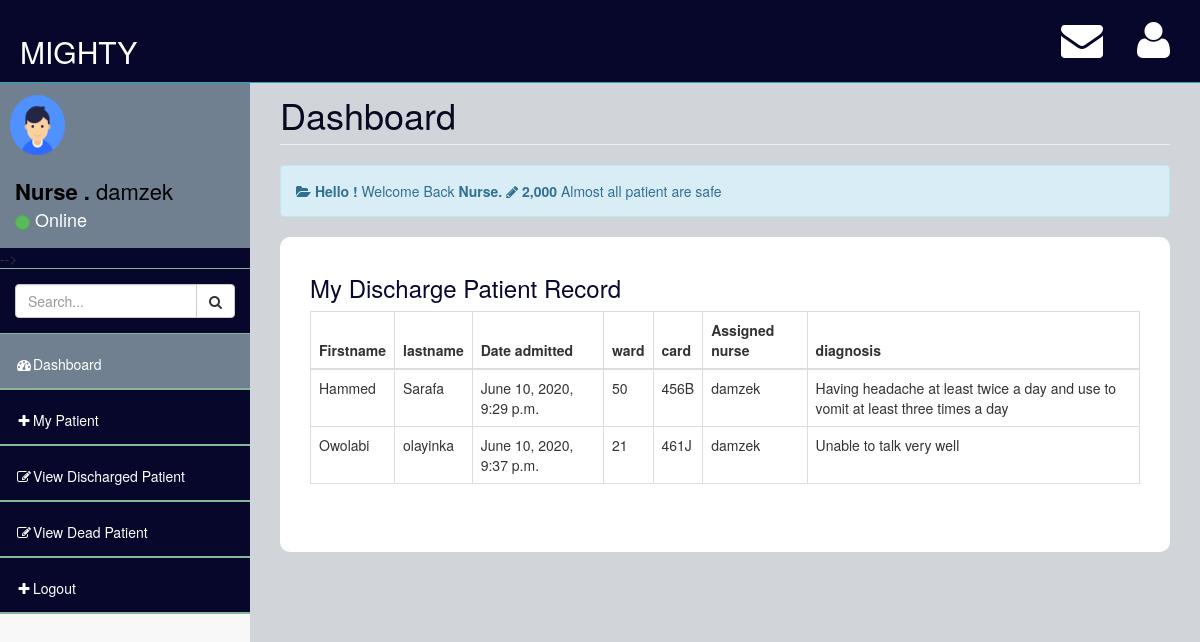
The app's page /Data/Nurse/MyDischargePatient (signed in) with its own data.
### Data/models.py (models this page shows, shortened)
class Nurse(models.Model):
    username = models.CharField(max_length=255,null=True)
    firstname=models.CharField(max_length=255,null=True,blank=True)
    lastname=models.CharField(max_length=255,null=True,blank=True)
    email=models.EmailField()
    password =models.CharField(max_length=255,null=True,blank=True)
    def __str__(self):
        return self.username

class AssignPatient(models.Model):
    date_added =models.DateTimeField(auto_now_add=True)
    ward = models.CharField(max_length=255)
    patient = models.ForeignKey(Patient, related_name='patient', on_delete=models.CASCADE,null=True)
    nurse = models.ForeignKey(Nurse, related_name='nurse',on_delete=models.CASCADE,null=True)
    Discharge = models.IntegerField(default=0)
    Death = models.IntegerField(default=0)
    date_discharged= models.DateTimeField(auto_now_add=True)

class Patient(models.Model):
    firstname=models.CharField(max_length=255,null=True,blank=True)
    lastname=models.CharField(max_length=255,null=True,blank=True)
    Next_of_kin=models.CharField(max_length=255,null=True,blank=True)
    card =models.CharField(max_length=255,null=True,blank=True)
    date_admitted = models.DateTimeField(auto_now_add=True)
    symptoms = models.TextField(max_length=255)
    possible_diagnosis =models.CharField(max_length=255)

### Data/views.py (the view)
# urls.py: path('Nurse/MyDischargePatient',views.MyDischargePatient,name='MyDischargePatient'),
def MyDischargePatient(request):
    nurse = request.session.get('nurse_id')
    nm = ''
    nm = Nurse.objects.get(id=nurse)
    nurse_name= nm.username
    patient= AssignPatient.objects.filter(nurse_id=nurse,Death=0,Discharge=1)
    return render(request,'Nurse/ViewDischargedPatient.html',{'patient':patient,'nurse':nurse,'nurse_name':nurse_name})

### Data/templates/Nurse/ViewDischargedPatient.html
{% extends "Nurse/Nurse_base.html" %}
{% load static %}
{% block content %}
{% if patient %}
    <div class="jumbotron" style="background-color: white;border-radius:10px;">
   <h3 style="color:rgb(8, 8, 49);margin-top:-10px">My Discharge Patient Record</h3>
  <table class="table table-hover table-responsive table-bordered">
    <thead>
         <tr>
        <th>Firstname</th>
        <th>lastname</th>
        <th>Date admitted</th>
        <th>ward</th>
        <th>card</th>
        <th>Assigned nurse</th>
        <th>diagnosis</th>
    </tr>
    </thead>
    {% for pat in patient %}
    <tr>
        <td>{{pat.patient.firstname}}</td>
        <td>{{pat.patient.lastname}}</td>
        <td>{{pat.patient.date_admitted}}</td>
        <td>{{pat.ward}}</td>
        <td>{{pat.patient.card}}</td>
        <td>{{pat.nurse}}</td>
        <td>{{pat.patient.possible_diagnosis}}</td>
    </tr>
    {% endfor %}
</table>
{% else %}
<div class="jumbotron alert alert-success">
  <h4> No discharged Patient Record </h4>
</div>
</div>
{% endif %}
{% endblock %}

### Data/templates/Nurse/Nurse_base.html (shortened to what this page needs)
{% load static %}
<!DOCTYPE html>
<html>
<head>
    <link href="{% static 'assets/plugins/bootstrap/bootstrap.css' %}" rel="stylesheet" />
    <link href="{% static 'assets/font-awesome/css/font-awesome.css'%}" rel="stylesheet" />
    <link href="{% static 'assets/plugins/pace/pace-theme-big-counter.css'%}" rel="stylesheet" />
    <link href="{% static 'assets/css/style.css'%}" rel="stylesheet" />
    <link href="{% static 'assets/css/main-style.css'%}" rel="stylesheet" />
    <link href="{% static 'assets/plugins/morris/morris-0.4.3.min.css'%}" rel="stylesheet" />
   </head>
<body>
    <div id="wrapper">
        <nav class="navbar navbar-default navbar-fixed-top" role="navigation" id="navbar">
            <div class="navbar-header">
                <a class="navbar-brand" href="index.html"><h2 id="mighty">MIGHTY</h2>
                </a>
            </div>
            <ul class="nav navbar-top-links navbar-right">
                <li class="dropdown">
                    <a class="dropdown-toggle" data-toggle="dropdown" href="#">
                        <i class="fa fa-envelope fa-3x"></i>
                    </a>
                </li>
                <li class="dropdown">
                    <a class="dropdown-toggle" data-toggle="dropdown" href="#">
                        <i class="fa fa-user fa-3x"></i>
                    </a>
                </li>
            </ul>
        </nav>
        <nav class="navbar-default navbar-static-side" id="sidebar" role="navigation">
            <div class="sidebar-collapse" id="sidebar">
                 <ul class="nav" id="side-menu">
                    <li>
                        <div class="user-section" style="background-color: slategray;">
                            <div class="user-section-inner">
                                <img src="{% static 'pictures/user.png'%}" alt="">
                            </div>
                            <div class="user-info">
                                <div> <strong>Nurse <span>.</span></strong> {{nurse_name}} </div>
                                <div class="user-text-online">
                                    <span class="user-circle-online btn btn-success btn-circle "></span>&nbsp;Online
                                </div>
                           </div>
                        </div> -->
                    </li>
                    <li class="sidebar-search">
                        <div class="input-group custom-search-form">
                            <input type="text" class="form-control" placeholder="Search...">
                            <span class="input-group-btn">
                                <button class="btn btn-default" type="button">
                                    <i class="fa fa-search"></i>
                                </button>
                            </span>
                        </div>
                    </li>
                    <li class="selected" style="background-color: slategray;">
                        <a href="#"><i class="fa fa-dashboard fa-fw "></i>Dashboard</a>
                    </li>
                    <li>
                        <a href="{% url 'MyPatient'%}"><i class="fa fa-plus fa-fw"></i>My Patient</a>
                    </li>
                    <li>
                        <a href="{% url 'MyDischargePatient'%}"><i class="fa fa-edit fa-fw"></i>View Discharged Patient</a>
                    </li>
                            <li>
                                <a href="{% url 'MyDPatient'%}"><i class="fa fa-edit fa-fw"></i>View Dead Patient</a>
                            </li>
                            <li>
                                <a href="{% url 'logout' %}"><i class="fa fa-plus fa-fw"></i>Logout</a>
                            </li>
                        </ul>
        </nav>
    </div>
        <div id="page-wrapper">
            <div class="row">
                <div class="col-lg-12">
                    <h1 class="page-header " style="color: rgb(9, 9, 34);">Dashboard</h1>
                </div>
            </div>
            <div class="row">
                <div class="col-lg-12">
                    <div class="alert alert-info">
                        <i class="fa fa-folder-open"></i><b>&nbsp;Hello ! </b>Welcome Back <b>Nurse.{{nurse.username}} </b>
            <i class="fa  fa-pencil"></i><b>&nbsp;2,000 </b>Almost all patient are safe
                    </div>
    {% block content %}
    {% endblock content %}
                </div>
            </div>
</body>
</html>

### Data/static/assets/css/style.css (style rules this page uses)
body { background-color: #f8f8f8; }
#wrapper { width: 100%; margin-top: 55px!important; background-color:#04B173; }
#page-wrapper { padding: 0 15px; min-height: 568px; background-color:rgb(209, 212, 216); }
.navbar-static-side ul li { border-bottom:1px solid #84B899 !important; }
.navbar-top-links li { display: inline-block; }
.navbar-top-links li:last-child { margin-right: 15px; }
.navbar-top-links li a { padding: 20px; min-height: 50px; }
.sidebar-search { padding: 15px; }
@media (min-width:768px) { .navbar-static-side { z-index: 1; position: absolute; width: 250px; } }
.btn-circle { width: 30px; height: 30px; padding: 6px 0; border-radius: 15px; text-align: center; font-size: 12px; line-height: 1.428571429; }

### Data/static/assets/css/main-style.css (style rules this page uses)
.user-section-inner { height: 65px; width: 65px; -moz-border-radius: 3px; -webkit-border-radius: 3px; border-radius: 3px; overflow: hidden; display: inline-block; float: left; margin-right: 15px; margin-top: 20px; }
.user-section-inner img { margin-left:10px; width:55px; height:60px; }
.user-info { display: block; color:#000!important; display: inline-block; padding: 15px; margin-bottom: 0px }
.user-text-online { font-size:18px; color:#fff }
.user-circle-online { width: 15px!important; height: 15px!important; }
.navbar-top-links > li > a { color: #FFFFFF; }
.nav > li > a { padding: 20px 15px; }
#side-menu { background-color:#04B173; }
#side-menu a { color:#fff; border-bottom: 1px solid #84B899 !important; height: 55px; }
.selected { background-color:rgb(83, 163, 163); }
#navbar { background-color:rgb(83, 163, 163); }
.navbar-brand { padding-left:20px; }
.navbar-default { border-color: #27A6BE; }
@media (min-width:768px) { #page-wrapper { position: inherit; margin: 0 0 0 250px; padding: 0 30px; min-height: 1000px; } }

### Data/templates/Nurse/Nurse_base.html (style rules this page uses)
#navbar { background-color: rgb(7, 7, 43); }
#sidebar { background-color: rgb(7, 7, 43); }
#side-menu { background-color: rgb(7, 7, 43); }
#mighty { color: white; border:1px 1px groove slategray; }

### records on screen
Nurse: username "damzek"
AssignPatient: patient.firstname "Hammed", patient.lastname "Sarafa", patient.date_admitted "June 10, 2020, 9:29 p.m.", ward "50", patient.card "456B", nurse "damzek", patient.possible_diagnosis "Having headache at least twice a day and use to vomit at least three times a day"
AssignPatient: patient.firstname "Owolabi", patient.lastname "olayinka", patient.date_admitted "June 10, 2020, 9:37 p.m.", ward "21", patient.card "461J", nurse "damzek", patient.possible_diagnosis "Unable to talk very well"
